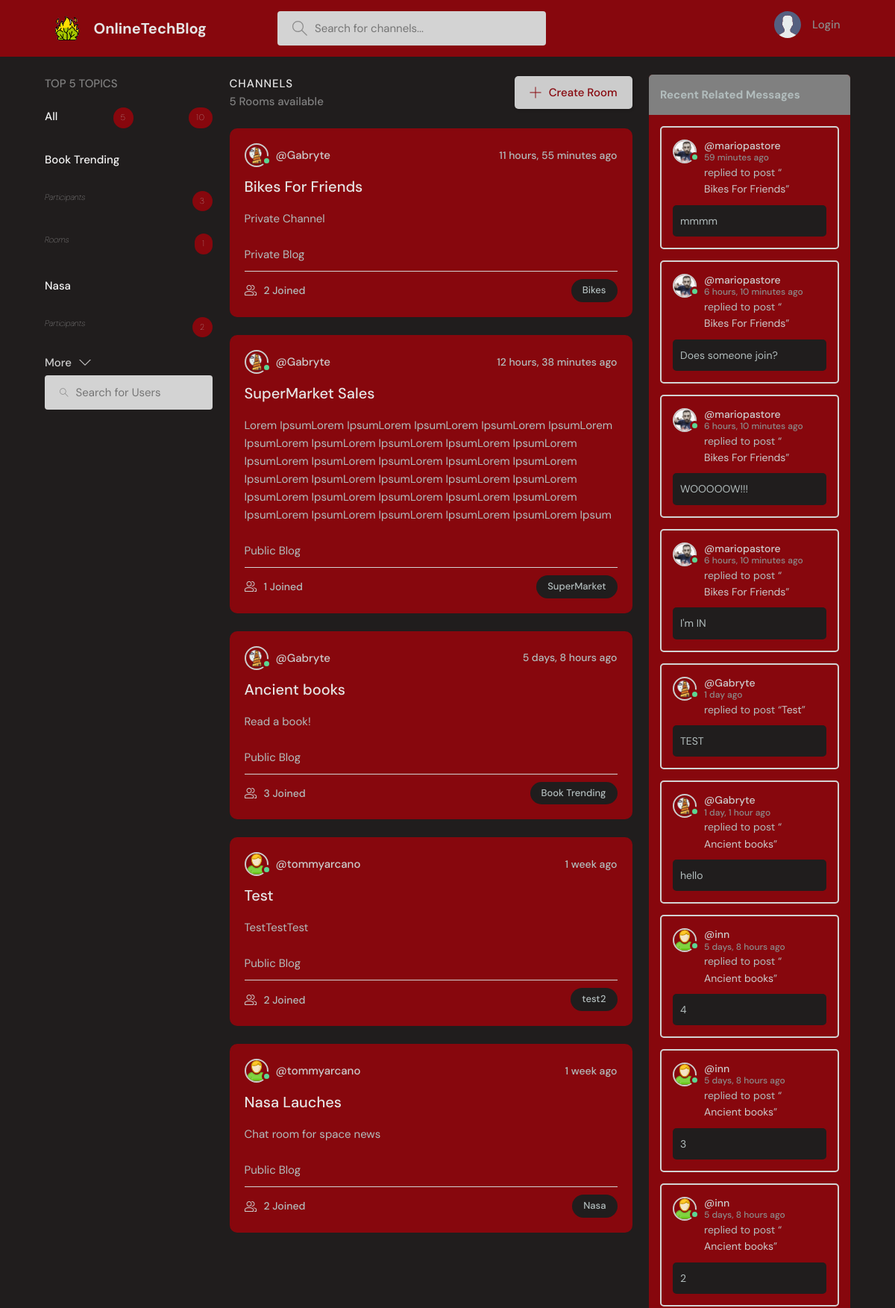
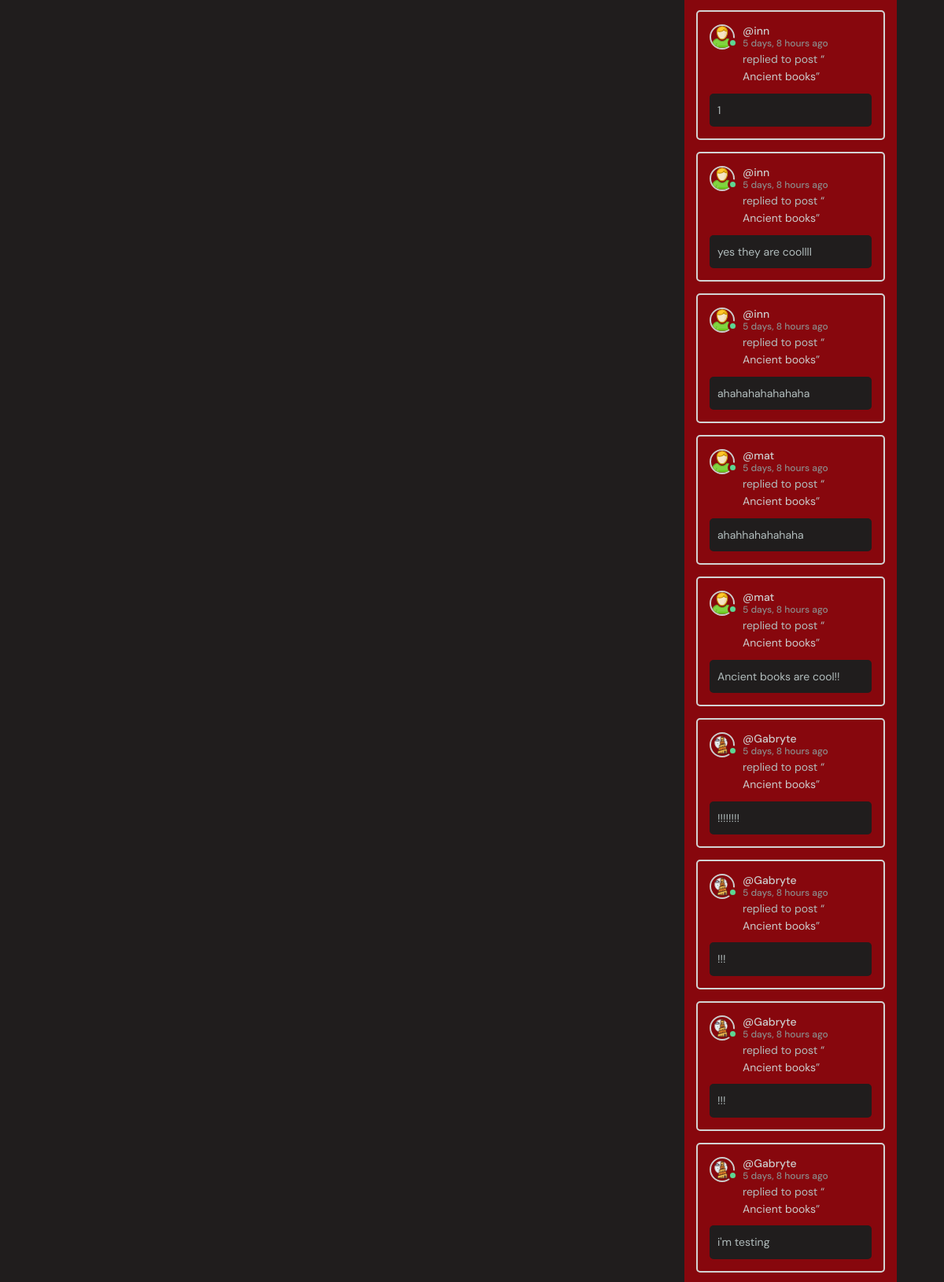
The page / (upper part) on the database its author committed (2 pictures, top to bottom).
### baseProject/models.py (models this page shows, shortened)
class Topic(models.Model):
    name = models.CharField(max_length=10, unique=True)

class Room(models.Model):
    host = models.ForeignKey(User, on_delete=models.SET_NULL, null=True)
    participants = models.ManyToManyField(User, related_name='participants', blank=True)
    topic = models.ForeignKey(Topic, null=True, blank=True,on_delete=models.SET_NULL)
    name = models.CharField(max_length=200, unique=True)
    description = models.TextField(null=True, blank=True)
    friendsOnly = models.BooleanField(default=False)
    updated = models.DateTimeField(auto_now=True)
    created = models.DateTimeField(auto_now_add=True)
    class Meta:
        ordering = ('-updated','-created')
    def __str__(self):
        return self.name

class User(AbstractUser):
    name = models.CharField(max_length=200, null=True)
    surname = models.CharField(max_length=200, null=True)
    email = models.EmailField(unique=True,null=True)
    status = models.TextField(null=True)
    icon = models.ImageField(null=True, default="userBase.svg")
    showFriendsMessages = models.BooleanField(default=False)
    USERNAME_FIELD = 'email'
    REQUIRED_FIELDS = []

class Message(models.Model):
    user = models.ForeignKey(User, on_delete=models.CASCADE)
    room = models.ForeignKey(Room, on_delete=models.CASCADE)
    body = models.TextField()
    image = models.ImageField(null=True, blank=True)
    updated = models.DateTimeField(auto_now=True)
    created = models.DateTimeField(auto_now_add=True)
    likes = models.ManyToManyField(User, related_name='comment')
    class Meta:
        ordering = ('-updated','-created')

### baseProject/views.py (the view)
# urls.py: 2. Add a URL to urlpatterns:  path('', views.home, name='home')
def home(request):
    page = 'home'
    q = request.GET.get('q') if request.GET.get('q') != None else ''
    rooms = Room.objects.filter(
        Q(topic__name__icontains=q) | Q(name__icontains=q) | Q(description__icontains=q)).order_by('-updated')
    num = 5
    topic = Topic.objects.annotate(num_participants=Count('room__participants'), num_rooms=Count('room')).order_by(
        '-num_participants', '-num_rooms')[0:num]
    total_participants = topic.aggregate(total_participants=Sum('num_participants')).get('total_participants', 0)
    rooms_count = rooms.count()
    room_messages = Message.objects.filter(Q(room__topic__name__icontains=q))
    friend_messages, requestFriendsExists = checkForFriendsMessages(request)
    context = {'rooms': rooms, 'topics': topic, 'rooms_count': rooms_count, 'room_messages': room_messages, "num": num,
               "total_participants": total_participants, "friend_messages": friend_messages, "page": page,
               "requestFriendsExists": requestFriendsExists}
    return render(request, 'baseProject/home.html', context)

### baseProject/templates/baseProject/home.html (shortened to what this page needs)
{% extends 'main.html' %}
{% block content %}
<main class="layout layout--3">
      <div class="container">
          {% include 'baseProject/topic_inside.html' %}
        <div class="roomList">
          <div class="roomList__header">
            <div>
              <h2>Channels</h2>
              <p>{{ rooms_count }} Rooms available</p>
            </div>
            <a class="btn btn--main" href="{% url 'create-room' %}">
              <svg version="1.1" xmlns="http://www.w3.org/2000/svg" width="32" height="32" viewBox="0 0 32 32">
                <title>add</title>
                <path
                  d="M16.943 0.943h-1.885v14.115h-14.115v1.885h14.115v14.115h1.885v-14.115h14.115v-1.885h-14.115v-14.115z"
                ></path>
              </svg>
              Create Room
            </a>
          </div>
            {% if page == 'home' %}
          {% include 'baseProject/central_home.html' %}
            {% else %}
                {% include 'baseProject/central_home_for_usersearch.html' %}
            {% endif %}
        </div>
          {% include 'baseProject/feed_inside.html' %}
      </div>
    </main>
{% endblock content%}

### baseProject/templates/baseProject/topic_inside.html (shortened to what this page needs)
<div class="topics">
    <div class="topics__header">
        <h2>Top {{ num }} Topics</h2>
    </div>
    <ul class="listTopics">
        <li>
            <a href="{% url 'home' %}">All
                <span class="numberPro">{{ topics.count }}</span><span class="numberPro">{{ total_participants }}</span></a>
        </li>
        {% for topic in topics %}
            <li>
                <a href="{% url 'home' %}?q={{ topic.name }}">{{ topic.name }}</a>
            </li>
            <li>
                <a><i>Participants</i><span class="numberPro">{{ topic.num_participants }}</span></a>
            </li>
            <li>
                <a><i>Rooms</i><span class="numberPro">{{ topic.room_set.all.count }}</span></a>
            </li>
        {% endfor %}
    </ul>
    <a class="btn btn--link" href="{% url 'arguments' %}">
        More
        <svg version="1.1" xmlns="http://www.w3.org/2000/svg" width="32" height="32" viewBox="0 0 32 32">
            <title>chevron-down</title>
            <path d="M16 21l-13-13h-3l16 16 16-16h-3l-13 13z"></path>
        </svg>
    </a>
    <form action="{% url 'userSearch' %}" method="GET" class="searchBar">
        <label>
            <input name="q" placeholder="Search for Users"/>
        </label>
    </form>
</div>

### baseProject/templates/baseProject/central_home.html (shortened to what this page needs)
{% for room in rooms %}
    <div class="RoomIteratedLister">
        <div class="ChannelListerRoomHeaderBlock">
            <a href="{% url 'user-profile' room.host.id %}" class="HostRoomChannelLister">
                {% if room.host.is_authenticated %}
                    <div class="avatar avatar--small active">
                        <img src="{{ room.host.icon.url }}"/>
                    </div>
                {% else %}
                    <div class="avatar avatar--small">
                        <img src="{{ room.host.icon.url }}"/>
                    </div>
                {% endif %}
                <span>@{{ room.host.username }}</span>
            </a>
            <div class="ChannelLastActionMessage">
                <span>{{ room.created|timesince }} ago</span>
            </div>
        </div>
        <div class="ContentChannelRoomList">
            <a href="{% url 'check' room.id %}">{{ room.name }}</a>
            <p>{{ room.description }}</p>
            <br/>
            {% if room.friendsOnly %}
                <p>Private Blog</p>
            {% else %}
                <p>Public Blog</p>
            {% endif %}
        </div>
        <div class="ChannelMetaRoom">
            <a href="{% url 'check' room.id %}" class="ChannelListChannelJoined">
                {{ room.participants.all.count }} Joined
            </a>
            <p class="ChannelListTopicRoom">{{ room.topic.name }}</p>
        </div>
    </div>
{% endfor %}

### baseProject/templates/baseProject/feed_inside.html (shortened to what this page needs)
{% if requestFriendsExists and request.user.showFriendsMessages == True %}
    <div class="LastMessagesFromUsers">
        <div class="layout__boxHeader">
            <h2>Friend Messages</h2>
        </div>
        {% for activity in friend_messages %}
            <div class="ActivitiesBoxingBox">
                <div class="activities__boxHeader ChannelListerRoomHeaderBlock">
                    <a href="{% url 'user-profile' activity.user.id %}" class="HostRoomChannelLister">
                        {% if activity.user.is_authenticated %}
                            <div class="avatar avatar--small active">
                                <img src="{{ activity.user.icon.url }}"/>
                            </div>
                        {% else %}
                            <div class="avatar avatar--small">
                                <img src="{{ activity.user.icon.url }}"/>
                            </div>
                        {% endif %}
                        <p>
                            @{{ activity.user.username }}
                            <span>{{ activity.created|timesince }} ago</span>
                        </p>
                    </a>
                </div>
                <div class="BoxingContentActivities">
                    <p>replied to post “<a href="{% url 'check' activity.room.id %}">{{ activity.room }}</a>”</p>
                    <div class="ActivitiesBoxingRoomChannelContent">
                        {{ activity.body }}
                    </div>
                </div>
            </div>
        {% endfor %}
    </div>
{% else %}
    <div class="LastMessagesFromUsers">
        <div class="layout__boxHeader">
            {% if page == 'userSearch' %}
                <h2>Recent Searched Users Messages</h2>
            {% else %}
                <h2>Recent Related Messages</h2>
            {% endif %}
        </div>
        {% if page == 'userSearch' %}
            {% for activity in searched_users_messages %}
                <div class="ActivitiesBoxingBox">
                    <div class="activities__boxHeader ChannelListerRoomHeaderBlock">
                        <a href="{% url 'user-profile' activity.user.id %}" class="HostRoomChannelLister">
                            {% if activity.user.is_authenticated %}
                                <div class="avatar avatar--small active">
                                    <img src="{{ activity.user.icon.url }}"/>
                                </div>
                            {% else %}
                                <div class="avatar avatar--small">
                                    <img src="{{ activity.user.icon.url }}"/>
                                </div>
                            {% endif %}
                            <p>
                                @{{ activity.user.username }}
                                <span>{{ activity.created|timesince }} ago</span>
                            </p>
                        </a>
                        {% if request.user == activity.user %}
                            <div class="ChannelLastActionMessage">
                                <a href="{% url 'delete-comment' activity.id %}">
                                    <svg version="1.1" xmlns="http://www.w3.org/2000/svg" width="32" height="32"
                                         viewBox="0 0 32 32">
                                        <title>remove</title>
                                        <path
                                                d="M27.314 6.019l-1.333-1.333-9.98 9.981-9.981-9.981-1.333 1.333 9.981 9.981-9.981 9.98 1.333 1.333 9.981-9.98 9.98 9.98 1.333-1.333-9.98-9.98 9.98-9.981z"
                                        ></path>
                                    </svg>
                                </a>
                            </div>
                        {% endif %}
                    </div>
                    <div class="BoxingContentActivities">
                        <p>replied to post “<a href="{% url 'check' activity.room.id %}">{{ activity.room }}</a>”</p>
                        <div class="ActivitiesBoxingRoomChannelContent">
                            {{ activity.body }}
                        </div>
                    </div>
                </div>
            {% endfor %}
        {% else %}
            {% for activity in room_messages %}
                <div class="ActivitiesBoxingBox">
                    <div class="activities__boxHeader ChannelListerRoomHeaderBlock">
                        <a href="{% url 'user-profile' activity.user.id %}" class="HostRoomChannelLister">
                            {% if activity.user.is_authenticated %}
                                <div class="avatar avatar--small active">
                                    <img src="{{ activity.user.icon.url }}"/>
                                </div>
                            {% else %}
                                <div class="avatar avatar--small">
                                    <img src="{{ activity.user.icon.url }}"/>
                                </div>
                            {% endif %}
                            <p>
                                @{{ activity.user.username }}
                                <span>{{ activity.created|timesince }} ago</span>
                            </p>
                        </a>
                    </div>
                    <div class="BoxingContentActivities">
                        <p>replied to post “<a href="{% url 'check' activity.room.id %}">{{ activity.room }}</a>”</p>
                        <div class="ActivitiesBoxingRoomChannelContent">
                            {{ activity.body }}
                        </div>
                    </div>
                </div>
            {% endfor %}
        {% endif %}
    </div>
{% endif %}

### rows shown on the page
Topic: name "Book Trending", num_participants "3", room_set.all.count "1"
Topic: name "Nasa", num_participants "2"
Room: host.icon (picture), host.username "Gabryte", created "11 hours, 55 minutes", name "Bikes For Friends", description "Private Channel", friendsOnly "Private Blog", participants.all.count "2", topic.name "Bikes"
Room: host.icon (picture), host.username "Gabryte", created "12 hours, 38 minutes", name "SuperMarket Sales", description "Lorem IpsumLorem IpsumLorem IpsumLorem IpsumLorem IpsumLorem IpsumLorem IpsumLorem IpsumLorem IpsumLorem IpsumLorem IpsumLorem IpsumLorem IpsumLorem IpsumLorem IpsumLorem IpsumLorem IpsumLorem IpsumLorem IpsumLorem IpsumLorem IpsumLorem IpsumLorem IpsumLorem IpsumLorem IpsumLorem IpsumLorem IpsumLorem IpsumLorem IpsumLorem IpsumLorem Ipsum", friendsOnly "Public Blog", participants.all.count "1", topic.name "SuperMarket"
Room: host.icon (picture), host.username "Gabryte", created "5 days, 8 hours", name "Ancient books", description "Read a book!", friendsOnly "Public Blog", participants.all.count "3", topic.name "Book Trending"
Room: host.icon (picture), host.username "tommyarcano", created "1 week", name "Test", description "TestTestTest", friendsOnly "Public Blog", participants.all.count "2", topic.name "test2"
Room: host.icon (picture), host.username "tommyarcano", created "1 week", name "Nasa Lauches", description "Chat room for space news", friendsOnly "Public Blog", participants.all.count "2", topic.name "Nasa"
Message: user.icon (picture), user.username "mariopastore", created "59 minutes", room "Bikes For Friends", body "mmmm"
Message: user.icon (picture), user.username "mariopastore", created "6 hours, 10 minutes", room "Bikes For Friends", body "Does someone join?"
Message: user.icon (picture), user.username "mariopastore", created "6 hours, 10 minutes", room "Bikes For Friends", body "WOOOOOW!!!"
Message: user.icon (picture), user.username "mariopastore", created "6 hours, 10 minutes", room "Bikes For Friends", body "I'm IN"
Message: user.icon (picture), user.username "Gabryte", created "1 day", room "Test", body "TEST"
Message: user.icon (picture), user.username "Gabryte", created "1 day, 1 hour", room "Ancient books", body "hello"
Message: user.icon (picture), user.username "inn", created "5 days, 8 hours", room "Ancient books", body "4"
Message: user.icon (picture), user.username "inn", created "5 days, 8 hours", room "Ancient books", body "3"
Message: user.icon (picture), user.username "inn", created "5 days, 8 hours", room "Ancient books", body "2"
Message: user.icon (picture), user.username "inn", created "5 days, 8 hours", room "Ancient books", body "1"
Message: user.icon (picture), user.username "inn", created "5 days, 8 hours", room "Ancient books", body "yes they are coollll"
Message: user.icon (picture), user.username "inn", created "5 days, 8 hours", room "Ancient books", body "ahahahahahahaha"
Message: user.icon (picture), user.username "mat", created "5 days, 8 hours", room "Ancient books", body "ahahhahahahaha"
Message: user.icon (picture), user.username "mat", created "5 days, 8 hours", room "Ancient books", body "Ancient books are cool!!"
Message: user.icon (picture), user.username "Gabryte", created "5 days, 8 hours", room "Ancient books", body "!!!!!!!!"
Message: user.icon (picture), user.username "Gabryte", created "5 days, 8 hours", room "Ancient books", body "!!!"
Message: user.icon (picture), user.username "Gabryte", created "5 days, 8 hours", room "Ancient books", body "!!!"
Message: user.icon (picture), user.username "Gabryte", created "5 days, 8 hours", room "Ancient books", body "i'm testing"

### other values the page prints
{{ num }} "5"
{{ topics.count }} "5"
{{ total_participants }} "10"
{{ rooms_count }} "5"
